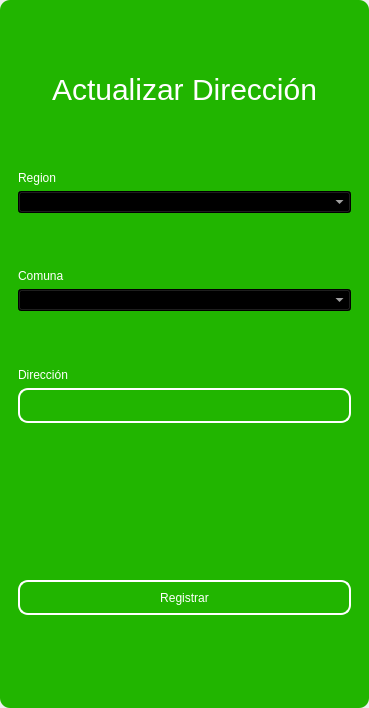
<?xml version="1.0" encoding="UTF-8"?>
<ui version="4.0">
 <class>MainWindow</class>
 <widget class="QMainWindow" name="MainWindow">
  <property name="geometry">
   <rect>
    <x>0</x>
    <y>0</y>
    <width>369</width>
    <height>708</height>
   </rect>
  </property>
  <property name="windowTitle">
   <string>MainWindow</string>
  </property>
  <property name="styleSheet">
   <string notr="true"/>
  </property>
  <widget class="QWidget" name="centralwidget">
   <property name="styleSheet">
    <string notr="true"/>
   </property>
   <layout class="QVBoxLayout" name="verticalLayout">
    <property name="spacing">
     <number>0</number>
    </property>
    <property name="leftMargin">
     <number>0</number>
    </property>
    <property name="topMargin">
     <number>0</number>
    </property>
    <property name="rightMargin">
     <number>0</number>
    </property>
    <property name="bottomMargin">
     <number>0</number>
    </property>
    <item>
     <widget class="QFrame" name="frame">
      <property name="enabled">
       <bool>true</bool>
      </property>
      <property name="styleSheet">
       <string notr="true">QFrame {
	border-radius:10px;
	background-color: rgb(33, 181, 0);
 }
</string>
      </property>
      <property name="frameShape">
       <enum>QFrame::StyledPanel</enum>
      </property>
      <property name="frameShadow">
       <enum>QFrame::Raised</enum>
      </property>
      <layout class="QVBoxLayout" name="verticalLayout_2">
       <item>
        <widget class="QFrame" name="frame_superior">
         <property name="minimumSize">
          <size>
           <width>0</width>
           <height>40</height>
          </size>
         </property>
         <property name="maximumSize">
          <size>
           <width>16777215</width>
           <height>40</height>
          </size>
         </property>
         <property name="styleSheet">
          <string notr="true">QPushButton{
border-radius:18px;
}

QPushButton:hover{
	background-color: rgb(0, 0, 0);
}
</string>
         </property>
         <property name="frameShape">
          <enum>QFrame::StyledPanel</enum>
         </property>
         <property name="frameShadow">
          <enum>QFrame::Raised</enum>
         </property>
         <layout class="QHBoxLayout" name="horizontalLayout_3">
          <property name="spacing">
           <number>4</number>
          </property>
          <property name="leftMargin">
           <number>0</number>
          </property>
          <property name="topMargin">
           <number>0</number>
          </property>
          <property name="rightMargin">
           <number>0</number>
          </property>
          <property name="bottomMargin">
           <number>0</number>
          </property>
          <item>
           <widget class="QPushButton" name="btn_icon">
            <property name="text">
             <string/>
            </property>
            <property name="iconSize">
             <size>
              <width>40</width>
              <height>40</height>
             </size>
            </property>
           </widget>
          </item>
          <item>
           <spacer name="horizontalSpacer_2">
            <property name="orientation">
             <enum>Qt::Horizontal</enum>
            </property>
            <property name="sizeHint" stdset="0">
             <size>
              <width>443</width>
              <height>20</height>
             </size>
            </property>
           </spacer>
          </item>
          <item>
           <widget class="QPushButton" name="bt_minimizar">
            <property name="minimumSize">
             <size>
              <width>38</width>
              <height>38</height>
             </size>
            </property>
            <property name="maximumSize">
             <size>
              <width>38</width>
              <height>38</height>
             </size>
            </property>
            <property name="cursor">
             <cursorShape>PointingHandCursor</cursorShape>
            </property>
            <property name="text">
             <string/>
            </property>
            <property name="icon">
             <iconset>
              <normaloff>image/minus.svg</normaloff>image/minus.svg</iconset>
            </property>
            <property name="iconSize">
             <size>
              <width>38</width>
              <height>38</height>
             </size>
            </property>
           </widget>
          </item>
          <item>
           <widget class="QPushButton" name="bt_maximizar">
            <property name="minimumSize">
             <size>
              <width>38</width>
              <height>38</height>
             </size>
            </property>
            <property name="maximumSize">
             <size>
              <width>38</width>
              <height>38</height>
             </size>
            </property>
            <property name="cursor">
             <cursorShape>PointingHandCursor</cursorShape>
            </property>
            <property name="text">
             <string/>
            </property>
            <property name="icon">
             <iconset>
              <normaloff>image/chevron-up.svg</normaloff>image/chevron-up.svg</iconset>
            </property>
            <property name="iconSize">
             <size>
              <width>38</width>
              <height>38</height>
             </size>
            </property>
           </widget>
          </item>
          <item>
           <widget class="QPushButton" name="bt_restaurar">
            <property name="minimumSize">
             <size>
              <width>38</width>
              <height>38</height>
             </size>
            </property>
            <property name="maximumSize">
             <size>
              <width>38</width>
              <height>38</height>
             </size>
            </property>
            <property name="cursor">
             <cursorShape>PointingHandCursor</cursorShape>
            </property>
            <property name="text">
             <string/>
            </property>
            <property name="icon">
             <iconset>
              <normaloff>image/chevron-down.svg</normaloff>image/chevron-down.svg</iconset>
            </property>
            <property name="iconSize">
             <size>
              <width>38</width>
              <height>38</height>
             </size>
            </property>
           </widget>
          </item>
          <item>
           <widget class="QPushButton" name="bt_cerrar">
            <property name="minimumSize">
             <size>
              <width>38</width>
              <height>38</height>
             </size>
            </property>
            <property name="maximumSize">
             <size>
              <width>38</width>
              <height>38</height>
             </size>
            </property>
            <property name="cursor">
             <cursorShape>PointingHandCursor</cursorShape>
            </property>
            <property name="text">
             <string/>
            </property>
            <property name="icon">
             <iconset>
              <normaloff>image/x.svg</normaloff>image/x.svg</iconset>
            </property>
            <property name="iconSize">
             <size>
              <width>38</width>
              <height>38</height>
             </size>
            </property>
           </widget>
          </item>
         </layout>
        </widget>
       </item>
       <item>
        <widget class="QFrame" name="frame_3">
         <property name="styleSheet">
          <string notr="true">QLabel {
	color: rgb(255, 255, 254);
	font: 12pt &quot;Arial&quot;;
	background-color: rgba(0, 0, 0,0);
}

QTextEdit{
background-color: rgba(0, 0, 0,0);
border-radius:10px; 
font: 12pt &quot;Arial&quot;;
color: rgb(255, 255, 254);
border: 2px solid  rgb(255, 255, 255);

}

QTextEdit:hover{
background-color: rgba(0, 0, 0,0);
border-radius:10px; 
font: 12pt &quot;Arial&quot;;
border: 2px solid  rgb(120, 0, 171);
}

QTextEdit:focus{
background-color: rgb(0, 0, 0);
border-radius:10px; 
font: 12pt &quot;Arial&quot;;
border: 2px solid rgb(120, 0, 171);
}

QLineEdit{
background-color: rgba(0, 0, 0,0);
border-radius:10px; 
font: 12pt &quot;Arial&quot;;
color: rgb(255, 255, 254);
border: 2px solid  rgb(255, 255, 255);

}

QLineEdit:hover{
background-color: rgba(0, 0, 0,0);
border-radius:10px; 
font: 12pt &quot;Arial&quot;;
border: 2px solid  rgb(120, 0, 171);
}

QLineEdit:focus{
background-color: rgb(0, 0, 0);
border-radius:10px; 
font: 12pt &quot;Arial&quot;;
border: 2px solid rgb(120, 0, 171);
}

QCheckBox{
	font: 12pt &quot;Arial&quot;;
	color: rgb(255, 255, 255);
}

QCheckBox::indicator {
    width: 18px;
    height:18px;
}

QCheckBox::indicator:unchecked {
   background-image: url(image/square.svg);
}

QCheckBox::indicator:checked {
   background-image: url(image/check-square.svg);
}

QPushButton{
border-radius:10px; 
font: 12pt &quot;Arial&quot;;
color: rgb(255, 255, 254);
border: 2px solid #ffffff;
}

QPushButton:hover{
border-radius:10px; 
font: 12pt &quot;Arial&quot;;
color: rgb(255, 255, 255);
border: 2px solid rgb(120, 0, 171);
	background-color: rgb(120, 0, 171);
}
</string>
         </property>
         <property name="frameShape">
          <enum>QFrame::StyledPanel</enum>
         </property>
         <property name="frameShadow">
          <enum>QFrame::Raised</enum>
         </property>
         <layout class="QHBoxLayout" name="horizontalLayout_4">
          <item>
           <layout class="QVBoxLayout" name="verticalLayout_4">
            <item>
             <widget class="QLabel" name="label_3">
              <property name="minimumSize">
               <size>
                <width>100</width>
                <height>50</height>
               </size>
              </property>
              <property name="styleSheet">
               <string notr="true">font-size: 30px;
color: rgb(255, 255, 255);</string>
              </property>
              <property name="text">
               <string>Actualizar Dirección</string>
              </property>
              <property name="alignment">
               <set>Qt::AlignCenter</set>
              </property>
             </widget>
            </item>
            <item>
             <spacer name="verticalSpacer_4">
              <property name="orientation">
               <enum>Qt::Vertical</enum>
              </property>
              <property name="sizeHint" stdset="0">
               <size>
                <width>20</width>
                <height>40</height>
               </size>
              </property>
             </spacer>
            </item>
            <item>
             <widget class="QLabel" name="label_4">
              <property name="text">
               <string>Region</string>
              </property>
             </widget>
            </item>
            <item>
             <widget class="QComboBox" name="region_combobox">
              <property name="styleSheet">
               <string notr="true">background-color: rgb(0, 0, 0);
color: rgb(255, 255, 255);</string>
              </property>
             </widget>
            </item>
            <item>
             <spacer name="verticalSpacer">
              <property name="orientation">
               <enum>Qt::Vertical</enum>
              </property>
              <property name="sizeHint" stdset="0">
               <size>
                <width>20</width>
                <height>40</height>
               </size>
              </property>
             </spacer>
            </item>
            <item>
             <widget class="QLabel" name="label_8">
              <property name="text">
               <string>Comuna</string>
              </property>
             </widget>
            </item>
            <item>
             <widget class="QComboBox" name="commune_combobox">
              <property name="styleSheet">
               <string notr="true">background-color: rgb(0, 0, 0);
color: rgb(255, 255, 255);</string>
              </property>
             </widget>
            </item>
            <item>
             <spacer name="verticalSpacer_5">
              <property name="orientation">
               <enum>Qt::Vertical</enum>
              </property>
              <property name="sizeHint" stdset="0">
               <size>
                <width>20</width>
                <height>40</height>
               </size>
              </property>
             </spacer>
            </item>
            <item>
             <widget class="QLabel" name="label_5">
              <property name="text">
               <string>Dirección</string>
              </property>
             </widget>
            </item>
            <item>
             <widget class="QLineEdit" name="descriptiontxt">
              <property name="minimumSize">
               <size>
                <width>0</width>
                <height>35</height>
               </size>
              </property>
              <property name="maximumSize">
               <size>
                <width>16777215</width>
                <height>16777215</height>
               </size>
              </property>
              <property name="echoMode">
               <enum>QLineEdit::Normal</enum>
              </property>
             </widget>
            </item>
            <item>
             <spacer name="verticalSpacer_6">
              <property name="orientation">
               <enum>Qt::Vertical</enum>
              </property>
              <property name="sizeHint" stdset="0">
               <size>
                <width>20</width>
                <height>40</height>
               </size>
              </property>
             </spacer>
            </item>
            <item>
             <spacer name="verticalSpacer_9">
              <property name="orientation">
               <enum>Qt::Vertical</enum>
              </property>
              <property name="sizeHint" stdset="0">
               <size>
                <width>20</width>
                <height>50</height>
               </size>
              </property>
             </spacer>
            </item>
            <item>
             <spacer name="verticalSpacer_3">
              <property name="orientation">
               <enum>Qt::Vertical</enum>
              </property>
              <property name="sizeHint" stdset="0">
               <size>
                <width>20</width>
                <height>40</height>
               </size>
              </property>
             </spacer>
            </item>
            <item>
             <widget class="QPushButton" name="btn_update">
              <property name="minimumSize">
               <size>
                <width>0</width>
                <height>35</height>
               </size>
              </property>
              <property name="cursor">
               <cursorShape>PointingHandCursor</cursorShape>
              </property>
              <property name="text">
               <string>Registrar</string>
              </property>
             </widget>
            </item>
            <item>
             <spacer name="verticalSpacer_7">
              <property name="orientation">
               <enum>Qt::Vertical</enum>
              </property>
              <property name="sizeHint" stdset="0">
               <size>
                <width>20</width>
                <height>40</height>
               </size>
              </property>
             </spacer>
            </item>
            <item>
             <widget class="QFrame" name="frame_4">
              <property name="maximumSize">
               <size>
                <width>400</width>
                <height>600</height>
               </size>
              </property>
              <property name="styleSheet">
               <string notr="true">QLabel {
	color: rgb(255, 255, 254);
	font: 12pt &quot;Arial&quot;;
	background-color: rgba(0, 0, 0,0);
}

QTextEdit{
background-color: rgba(0, 0, 0,0);
border-radius:10px; 
font: 12pt &quot;Arial&quot;;
color: rgb(255, 255, 254);
border: 2px solid  rgb(255, 255, 255);

}

QTextEdit:hover{
background-color: rgba(0, 0, 0,0);
border-radius:10px; 
font: 12pt &quot;Arial&quot;;
border: 2px solid  rgb(120, 0, 171);
}

QTextEdit:focus{
background-color: rgb(0, 0, 0);
border-radius:10px; 
font: 12pt &quot;Arial&quot;;
border: 2px solid rgb(120, 0, 171);
}

QLineEdit{
background-color: rgba(0, 0, 0,0);
border-radius:10px; 
font: 12pt &quot;Arial&quot;;
color: rgb(255, 255, 254);
border: 2px solid  rgb(255, 255, 255);

}

QLineEdit:hover{
background-color: rgba(0, 0, 0,0);
border-radius:10px; 
font: 12pt &quot;Arial&quot;;
border: 2px solid  rgb(120, 0, 171);
}

QLineEdit:focus{
background-color: rgb(0, 0, 0);
border-radius:10px; 
font: 12pt &quot;Arial&quot;;
border: 2px solid rgb(120, 0, 171);
}

QCheckBox{
	font: 12pt &quot;Arial&quot;;
	color: rgb(255, 255, 255);
}

QCheckBox::indicator {
    width: 18px;
    height:18px;
}

QCheckBox::indicator:unchecked {
   background-image: url(image/square.svg);
}

QCheckBox::indicator:checked {
   background-image: url(image/check-square.svg);
}

QPushButton{
border-radius:10px; 
font: 12pt &quot;Arial&quot;;
color: rgb(255, 255, 254);
border: 2px solid #ffffff;
}

QPushButton:hover{
border-radius:10px; 
font: 12pt &quot;Arial&quot;;
color: rgb(255, 255, 255);
border: 2px solid rgb(120, 0, 171);
	background-color: rgb(120, 0, 171);
}
</string>
              </property>
              <property name="frameShape">
               <enum>QFrame::StyledPanel</enum>
              </property>
              <property name="frameShadow">
               <enum>QFrame::Raised</enum>
              </property>
              <layout class="QVBoxLayout" name="verticalLayout_3"/>
             </widget>
            </item>
           </layout>
          </item>
         </layout>
        </widget>
       </item>
      </layout>
     </widget>
    </item>
   </layout>
  </widget>
 </widget>
 <resources/>
 <connections/>
</ui>
